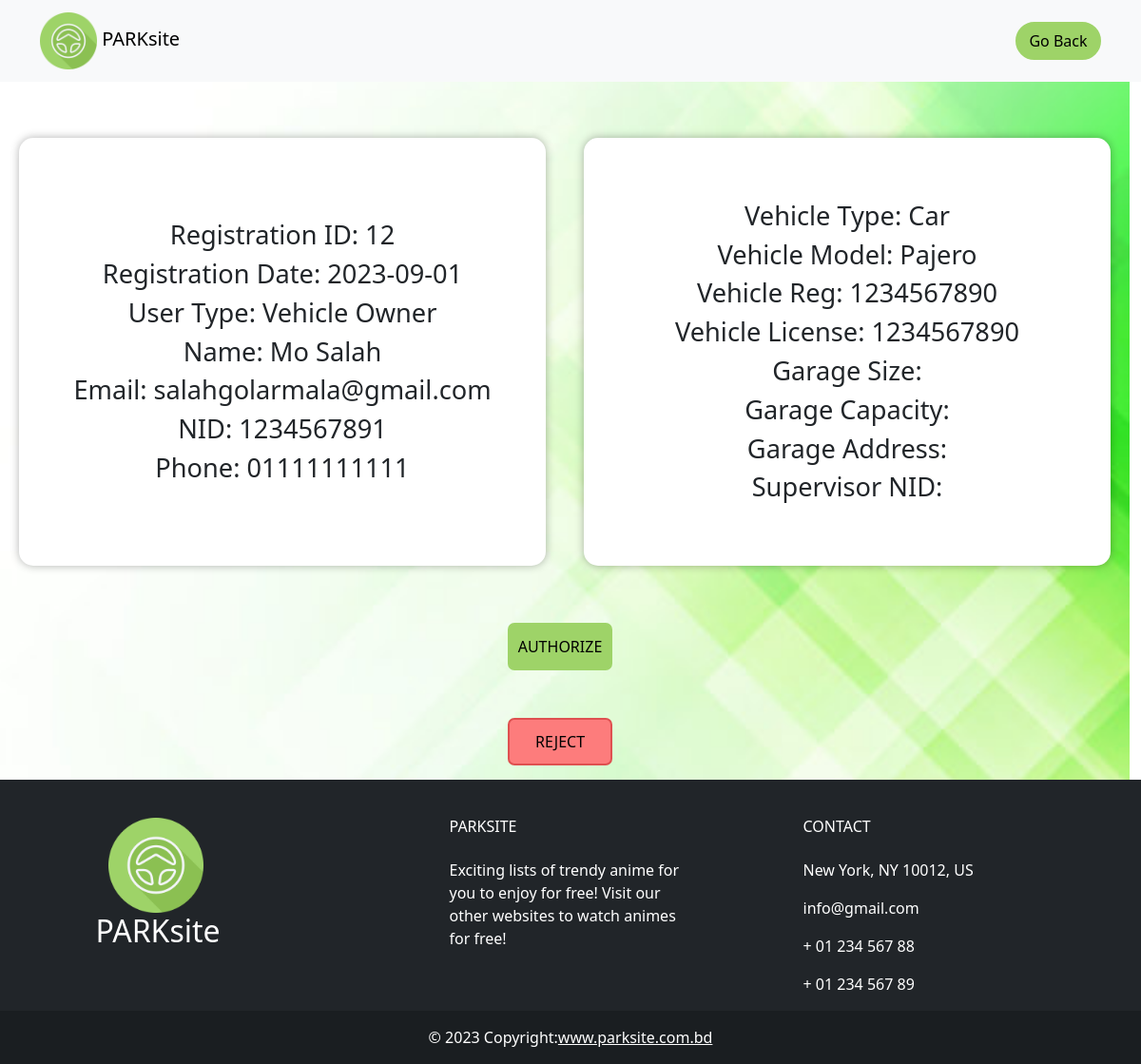
Page /adminAuthorize.php?regid=12 on the committed database.
### tables this page shows
CREATE TABLE `registration` (
  `regid` int(11) NOT NULL,
  `status` int(11) NOT NULL,
  `regdate` date NOT NULL,
  `name` varchar(200) NOT NULL,
  `email` varchar(200) NOT NULL,
  `pass` varchar(200) NOT NULL,
  `nid` varchar(200) NOT NULL,
  `phone` varchar(200) NOT NULL,
  `vtype` varchar(200) DEFAULT NULL,
  `vmodel` varchar(200) DEFAULT NULL,
  `vreg` varchar(200) DEFAULT NULL,
  `vlisc` varchar(200) DEFAULT NULL,
  `garsize` varchar(200) DEFAULT NULL,
  `garcap` varchar(200) DEFAULT NULL,
  `garadr` varchar(200) DEFAULT NULL,
  `supnid` varchar(200) DEFAULT NULL,
  `type` varchar(200) NOT NULL,
  `seid` int(11) NOT NULL
);

### adminAuthorize.php (the view, shortened to what this page needs)
<?php
    include 'connection.php';
    if (isset($_GET['regid'])) {
        $regid = $_GET['regid'];
    }
    $sql = "SELECT * from registration WHERE regid = $regid";
    $result = mysqli_query($conn, $sql);
    $row = mysqli_fetch_assoc($result);
    $regdate = $row['regdate'];
    $type = $row['type'];
    $name = $row['name'];
    $email = $row['email'];
    $nid = $row['nid'];
    $phone = $row['phone'];
    $vtype = $row['vtype'];
    $vmodel = $row['vmodel'];
    $vreg = $row['vreg'];
    $vlisc = $row['vlisc'];
    $garsize = $row['garsize'];
    $garcap = $row['garcap'];
    $garadr = $row['garadr'];
    $supnid = $row['supnid'];
?>
<!DOCTYPE html>
<html lang="en">
<head>
  <link href="https://cdn.jsdelivr.net/npm/bootstrap@5.3.1/dist/css/bootstrap.min.css" rel="stylesheet"
 />
  <link rel="stylesheet" href="adminAuthorize.css" />
</head>
<body>
  <header>
    <nav class="navbar fixed-top navbar-expand-md navbar-light bg-light">
      <div class="container">
        <a href="home.html" class="navbar-brand"><img class="imglogo" src="images/logo.png" alt="" width="60"
            class="d-inline-block align-text-top" />
          PARKsite</a>
        <div class="collapse navbtn navbar-collapse" id="navmenu">
          <ul class="navbar-nav ms-auto">
            <li class="nav-item">
              <button class="btn1" onclick="goBack()">Go Back</button>
            </li>
          </ul>
        </div>
      </div>
    </nav>
  </header>
  <main>
    <div class="info">
      <div class="left common">
        <label for="">Registration ID: <?php echo $regid ?></label>
        <label for="">Registration Date: <?php echo $regdate ?></label>
        <label id="" >User Type: <?php echo $type ?> </label>
        <label id="" >Name: <?php echo $name ?></label>
        <label id="" >Email: <?php echo $email ?></label>
        <label id="" >NID: <?php echo $nid ?></label>
        <label id="" >Phone: <?php echo $phone ?></label>
      </div>
      <div class="right common">
        <label id="" >Vehicle Type: <?php echo $vtype ?></label>
        <label id="" >Vehicle Model: <?php echo $vmodel ?></label>
        <label id="" >Vehicle Reg: <?php echo $vreg ?></label>
        <label id="" >Vehicle License: <?php echo $vlisc ?></label>
        <label id="" >Garage Size: <?php echo $garsize ?></label>
        <label id="" >Garage Capacity: <?php echo $garcap ?></label>
        <label id="" >Garage Address: <?php echo $garadr ?></label>
        <label for="">Supervisor NID: <?php echo $supnid ?></label>
    </div>
    </div>
    <div class="butt">
      <form action="adminAuthorize.php?regid=<?php echo $regid ?>" method="POST">
        <button type="submit" name="authorize" class="btn3" >AUTHORIZE</button>
      </form>
      <form action="adminAuthorize.php?regid=<?php echo $regid ?>" method="POST">
       <button type="submit" name="reject" class="btn3 btn4" >REJECT</button>
      </form>
    </div>
  </main>
  <footer class="text-center text-lg-start text-white bg-dark">
    <div class="container p-4 pb-0">
      <section class="">
        <div class="row">
          <div class="col-md-3 col-lg-3 col-xl-3 mx-auto mt-3">
            <img class="imglogo" src="images/logo.png" alt="logo" width="100" style="margin-left: 13px" />
            <br />
            <h2 style="margin-right: auto">PARKsite</h2>
          </div>
          <div class="col-md-3 col-lg-3 col-xl-3 mx-auto mt-3">
            <h6 class="text-uppercase mb-4 font-weight-bold">PARKsite</h6>
            <p>
              Exciting lists of trendy anime for you to enjoy for free! Visit
              our other websites to watch animes for free!
            </p>
          </div>
          <div class="col-md-4 col-lg-3 col-xl-3 mx-auto mt-3">
            <h6 class="text-uppercase mb-4 font-weight-bold">Contact</h6>
            <p><i class="fas fa-home mr-3"></i> New York, NY 10012, US</p>
            <p><i class="fas fa-envelope mr-3"></i> info@gmail.com</p>
            <p><i class="fas fa-phone mr-3"></i> + 01 234 567 88</p>
            <p><i class="fas fa-print mr-3"></i> + 01 234 567 89</p>
          </div>
        </div>
      </section>
    </div>
    <div class="text-center p-3" style="background-color: rgba(0, 0, 0, 0.2)">
      © 2023 Copyright:<a class="text-white" href="index.html">www.parksite.com.bd</a>
    </div>
  </footer>
</body>
</html>

### adminAuthorize.css (style rules this page uses)
.imglogo { overflow: hidden; transition-duration: 0.5s; transition-property: transform; }
.container { align-items: center; justify-content: center; }
.btn1 { background-color: #9ed368; border-radius: 30px; border: 2px solid #9ed368; margin-left: 10px; width: 90px; height: 40px; }
main { width: 99vw; height: 100vh; display: flex; flex-direction: column; justify-content: center; align-items: center; background-image: url('images/back-signup.jpg'); background-size: cover; margin-top: 20px; }
main button { margin-top: 40px; margin-bottom: 100px; }
label { display: block; }
.info { margin-top: 100px; width: 99vw; display: flex; justify-content: space-evenly; align-items: center; }
.common { display: flex; flex-direction: column; justify-content: center; align-items: center; font-size: 1.7rem; width: 600px; border-radius: 15px; box-shadow: 0px 0px 10px rgba(0, 0, 0, 0.3); margin: 20px; padding: 20px; height: 450px; background-color: white; }
.btn3 { background-color: #9ed368; border-radius: 7px; border: 2px solid #9ed368; margin-right: 10px; margin-bottom: 10px; width: 110px; height: 50px; }
.btn4 { background-color: rgb(253, 124, 124); border: 2px solid rgb(223, 80, 80); }

### rows in the picture
registration: regdate "2023-09-01", type "Vehicle Owner", name "Mo Salah", email "salahgolarmala@gmail.com", nid "1234567891", phone "01111111111", vtype "Car", vmodel "Pajero", vreg "1234567890", vlisc "1234567890"

### other values in the picture
$regid "12"
